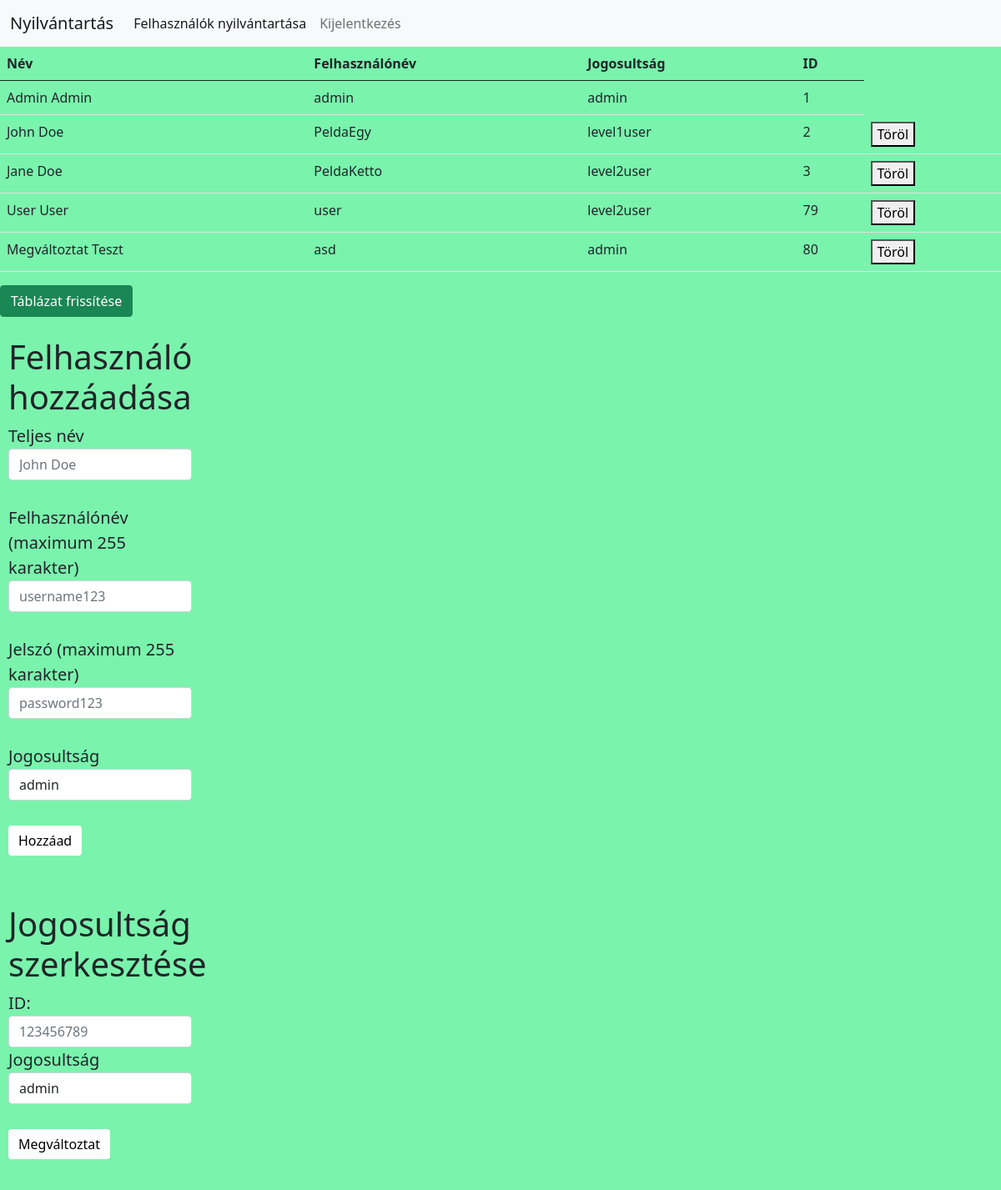
The page /php/users.php (signed in) on the database its author committed.
### tables this page shows
CREATE TABLE `users` (
  `id` int(11) NOT NULL,
  `role` enum('admin','level1user','level2user') NOT NULL,
  `username` varchar(200) NOT NULL,
  `password` varchar(200) NOT NULL,
  `name` varchar(200) NOT NULL
);

### php/users.php (the view, shortened to what this page needs)
<?php
	if(isset($_SESSION['username']) && isset($_SESSION['id'])){
		?>
<!DOCTYPE html>
<html>
	<head>
	<link href="https://cdn.jsdelivr.net/npm/bootstrap@5.0.0/dist/css/bootstrap.min.css" rel="stylesheet">
	<link rel="stylesheet" href="users.css">
	</head>
	<body>
		<nav class="navbar navbar-expand-lg navbar-light bg-light">
			<div class="container-fluid">
					<a class="navbar-brand" href="home.php">Nyilvántartás</a>
					<div class="collapse navbar-collapse" id="navbarNav">
					  <ul class="navbar-nav">
						<li class="nav-item">
						  <a class="nav-link active" aria-current="page" href="users.php">Felhasználók nyilvántartása</a>
						</li>
						<li class="nav-item">
						  <a class="nav-link" href="logout.php">Kijelentkezés</a>
						</li>
					  </ul>
					</div>
				  </div>
		</nav>
		<div id="tabladiv">
		<table class="table" id="tablazat">
		  <thead>
			<tr>
			  <th scope="col">Név</th>
			  <th scope="col">Felhasználónév</th>
			  <th scope="col">Jogosultság</th>
			  <th scope="col">ID</th>
			</tr>
		  </thead>
		  <tbody>
			<?php
			$conn=new mysqli("localhost","root","","nyilvantartas");
			$sql="SELECT * FROM users ORDER BY id ASC";
			$result=$conn->query($sql);
			while($row=$result->fetch_assoc())
				{
					print('<tr><td>'.$row["name"].'</td><td>'.$row["username"].'</td><td>'.$row["role"].'</td><td>'.$row["id"].'</td>');
					if($row["username"] != "admin"){
						print('<td><button onclick="torol('.$row["id"].')">Töröl</button></td></tr>');
					}
				}
			print("</table>");
			?>
		</div>
		<button type="button" id="refresh" class="btn btn-success">Táblázat frissítése</button>
		<br><br>
		<form action="users.php" method="post">
		  <div class="form-group">
		  <h1>Felhasználó hozzáadása</h1>
			<label for="exampleFormControlInput1">Teljes név</label>
			<input type="text" class="form-control" id="exampleFormControlInput1" name="teljesnev" placeholder="John Doe">
			<br>
			<label for="exampleFormControlInput1">Felhasználónév (maximum 255 karakter)</label>
			<input type="text" class="form-control" id="exampleFormControlInput1" name="username" placeholder="username123">
			<br>
			<label for="exampleFormControlInput1">Jelszó (maximum 255 karakter)</label>
			<input type="text" class="form-control" id="exampleFormControlInput1" name="password" placeholder="password123">
			<br>
			<label for="exampleFormControlSelect1">Jogosultság</label>
			<select name="role" class="form-control" id="exampleFormControlSelect1">
			  <option value="admin">admin</option>
			</select>
			<br>
			<button id="hozzaadbutton" type="submit" name="hozzaad" class="btn btn-warning">Hozzáad</button>
		  </div>
		  <br><br>
		</form>
		<form action="users.php" method="post">
		<div class="form-group">
		<h1>Jogosultság szerkesztése</h1>
		ID:
		<input type="text" class="form-control" id="exampleFormControlInput1" name="id" placeholder="123456789">
			<label for="exampleFormControlSelect1">Jogosultság</label>
			<select name="updaterole" class="form-control" id="exampleFormControlSelect1">
			  <option value="admin">admin</option>
			</select>
			<br>
			<button id="megvaltoztatbutton" type="submit" name="update" class="btn btn-warning">Megváltoztat</button>
		  </div>
		  <br><br>
		</form>
	</body>
</html>
<?php }else
	header("Location: /index.php");
 ?>

### php/users.css (style rules this page uses)
body { background-color: #7AF3AD; }
.form-group { padding-left: 10px; padding-right: 10px; padding-bottom: 10px; font-size: 20px; background-color: #7AF3AD; margin-left: 0%; transition: 0.7s; width: 20%; }
#hozzaadbutton { color: #000000; background-color: #FFFFFF; transition: 0.3s; border: none; }
#megvaltoztatbutton { color: #000000; background-color: #FFFFFF; transition: 0.3s; border: none; }

### rows shown on the page
users: name "Admin Admin", username "admin", role "admin", id "1"
users: name "John Doe", username "PeldaEgy", role "level1user", id "2"
users: name "Jane Doe", username "PeldaKetto", role "level2user", id "3"
users: name "User User", username "user", role "level2user", id "79"
users: name "Megváltoztat Teszt", username "asd", role "admin", id "80"
